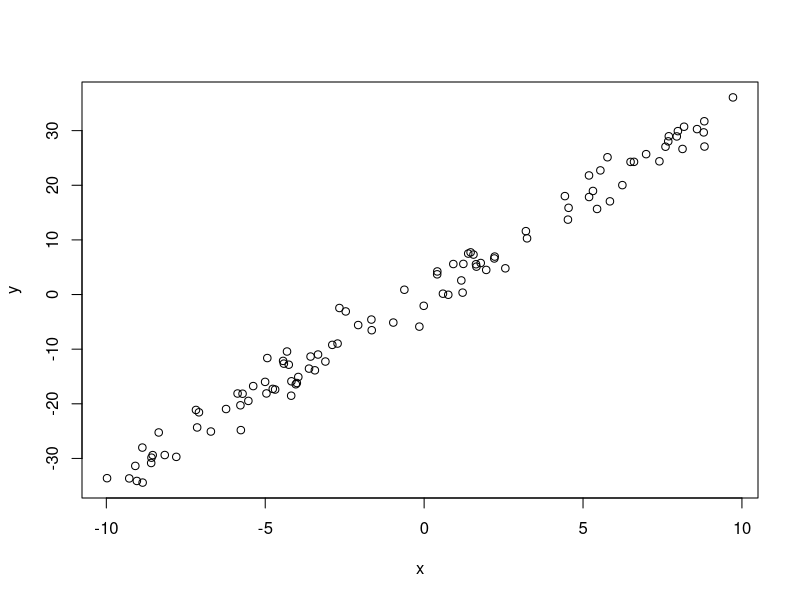
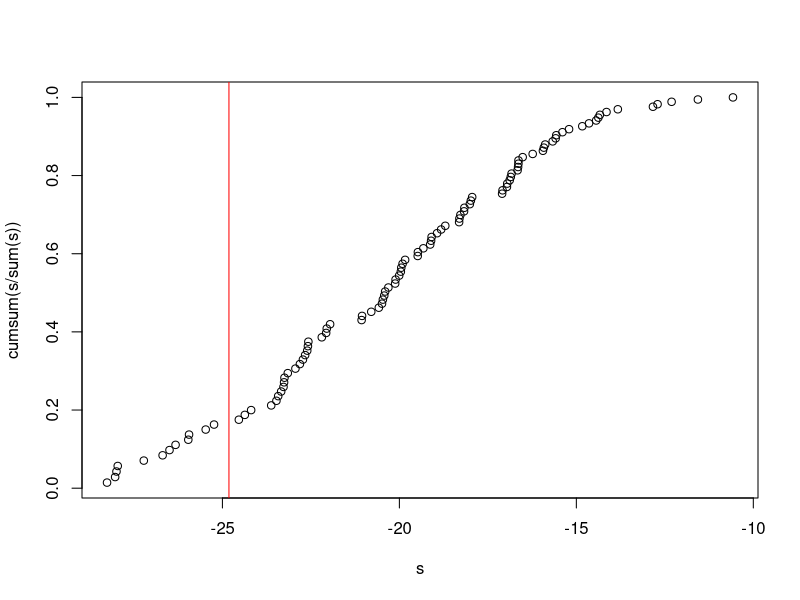
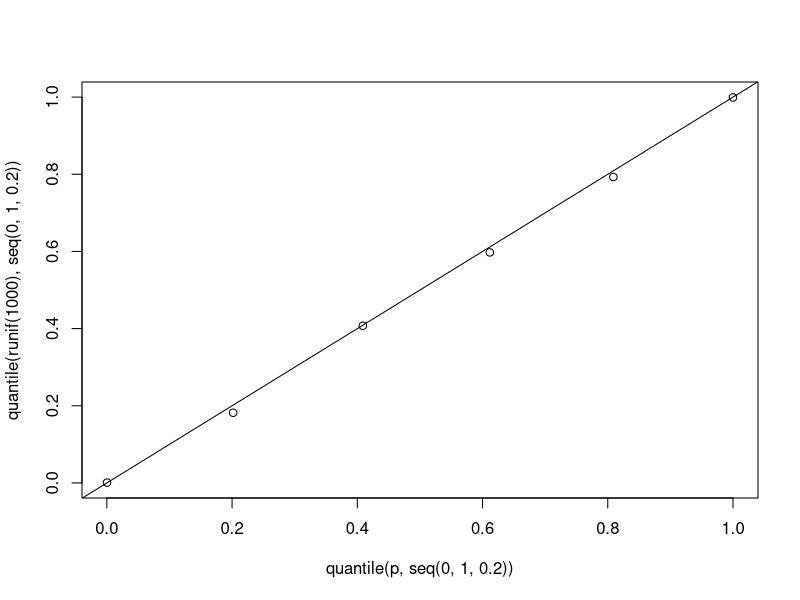
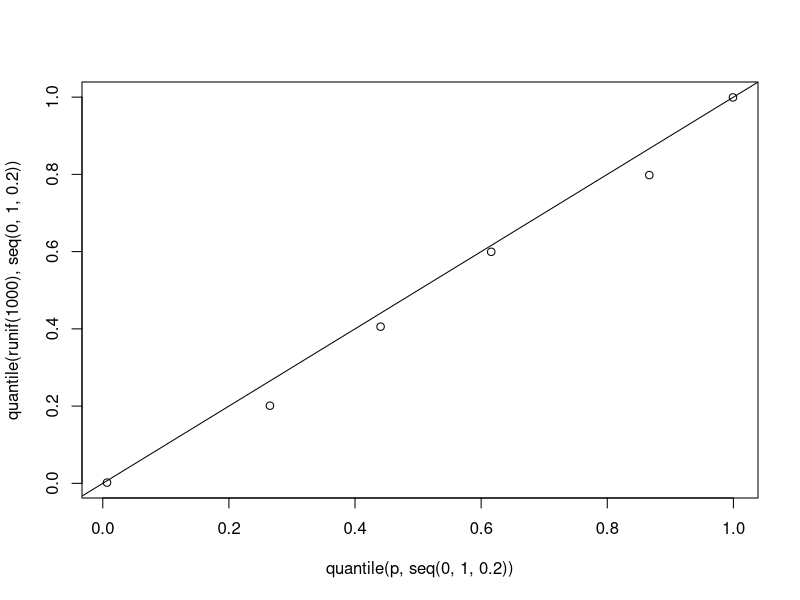
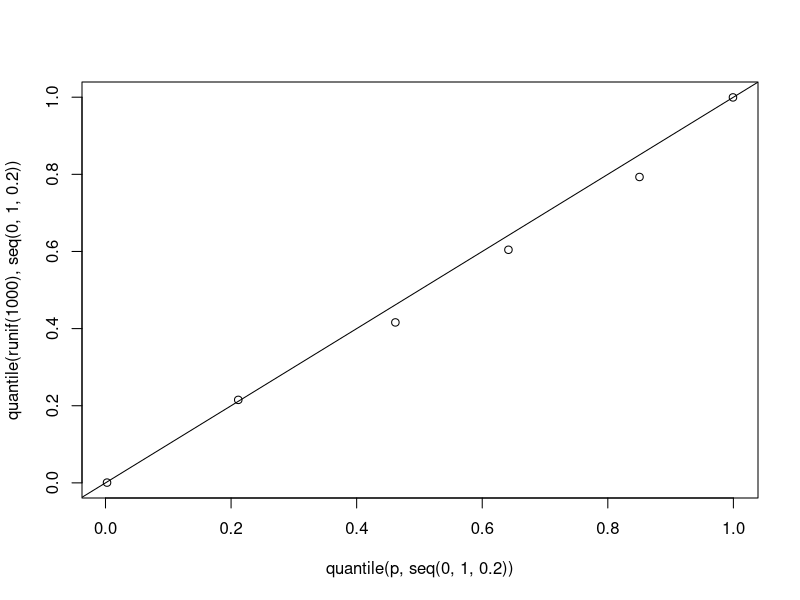

These figures' R source, in order:

x <- runif(100, -10, 10)
a <- 0.5
b <- 3.5
y <- a + b * x + rnorm(100, 0, 2.5)

plot(x, y)

sim <- replicate(100, expr = rnorm(1, a, 0.5) + rnorm(1, b, 0.5) * x + rnorm(100, 0, 2.5))

s <- sort(sim[1,])
plot(s, cumsum(s / sum(s)))
abline(v = y[1], col = "red")

#

p <- pnorm(rnorm(1000, 0, 2.5), 0, 2.5)
plot(quantile(p, seq(0, 1, 0.2)), quantile(runif(1000), seq(0, 1, 0.2)))
abline(0, 1)

p <- ppois(rpois(1000, 5), 5)
plot(quantile(p, seq(0, 1, 0.2)), quantile(runif(1000), seq(0, 1, 0.2)))
abline(0, 1)

p <- pbinom(rbinom(1000, 100, 0.25), 100, 0.25)
plot(quantile(p, seq(0, 1, 0.2)), quantile(runif(1000), seq(0, 1, 0.2)))
abline(0, 1)


